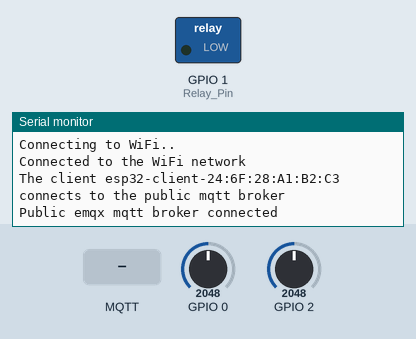
Recording of a sketch running on a simulated ESP32-C3. Parts: switched loads named in the sketch (green lamp = pin HIGH), the last lines printed to the serial monitor. The test bench sets the inputs (shaded band); at power-on: GPIO 0 = 2048, GPIO 2 = 2048 (analog values on the 0–4095 scale). WiFi joins after 1.5 s; servers stay silent unless stated; no MQTT or app messages arrive unless stated.

Above: at 2.7 s.
2.8 s: MQTT message "1" arrives on the first subscribed topic
At 3.9 s:
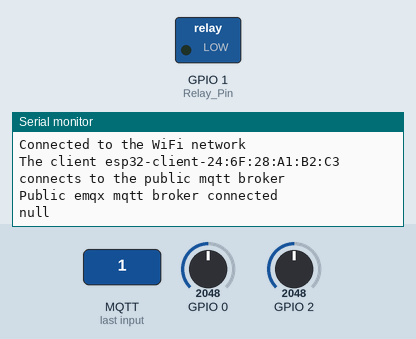
4.3 s: MQTT message "on" arrives on the first subscribed topic
At 5.3 s:
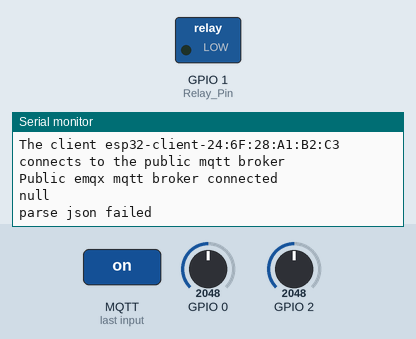

Measured:
- after the input at 2.8 s, the serial monitor: prints a new line after 0.07 s (image 1)
- after the input at 4.3 s, the serial monitor: prints a new line at once (image 2)

The sketch:

ESP32_Motor.ino
```cpp
#include <WiFi.h>
#include <PubSubClient.h>
#include <ArduinoJson.h>

// WiFi
const char *ssid = "myssid"; // Enter your WiFi name
const char *password = "mypassword";  // Enter WiFi password

// MQTT Broker
const char *mqtt_broker = "192.x.x.x";
const char *topic = "Topic/MotorSub";  //消息接受，设定值输入
const char *topic1 = "Topic/CurrentVoltagePub";    //消息发布主题
const char *mqtt_username = "mqtt_username";
const char *mqtt_password = "mqtt_password";
const int mqtt_port = 1883;

int MotorSet;
int Relay_Pin=1;


WiFiClient espClient;
PubSubClient client(espClient);

void setup()
{
  // Set software serial baud to 115200;
  Serial.begin(115200);
//set the resolution to 12 bits (0-4096)
  analogReadResolution(12);
  pinMode(Relay_Pin, OUTPUT);

  // connecting to a WiFi network
  WiFi.begin(ssid, password);
  while (WiFi.status() != WL_CONNECTED)
  {
    delay(500);
    Serial.println("Connecting to WiFi..");
  }
  Serial.println("Connected to the WiFi network");
  //connecting to a mqtt broker
  client.setServer(mqtt_broker, mqtt_port);
  client.setCallback(callback);
  while (!client.connected())
  {
    String client_id = "esp32-client-";
    client_id += String(WiFi.macAddress());
    Serial.printf("The client %s connects to the public mqtt broker\n", client_id.c_str());
    if (client.connect(client_id.c_str(), mqtt_username, mqtt_password))
    {
      Serial.println("Public emqx mqtt broker connected");
    }
    else
    {
      Serial.print("failed with state ");
      Serial.print(client.state());
      delay(2000);
    }
  }
    neopixelWrite(RGB_BUILTIN,0,0,0); // Off / black
  client.subscribe(topic);

}
// Define the callback function
void callback(char* topic, byte* payload, unsigned int length)
{

    //Serial.println(topic);
    //Serial.println((char *)payload);

    //接下来是收到的json字符串的解析
    DynamicJsonDocument doc(100);
    DeserializationError error = deserializeJson(doc, payload);
    if (error)
    {
      Serial.println("parse json failed");
      return;
    }
    JsonObject setAlinkMsgObj = doc.as<JsonObject>();
    serializeJsonPretty(setAlinkMsgObj, Serial);
    Serial.println();

    //这里是一个点灯小逻辑
    MotorSet = setAlinkMsgObj["MotorSet"];
    //Serial.println(SETLUM);
}

void loop()
{
   // read the analog / millivolts value for pin 2:
  int analogCurrent = analogRead(0);
   // read the analog / millivolts value for pin 2:
  int analogVoltage = analogRead(2);

  float Current_Value=((analogCurrent*3.2)/4096);
  float Voltage_Value=((analogVoltage*3.2)/4096)/0.095;

  if(MotorSet==1)
  {
    digitalWrite(Relay_Pin, HIGH);   // 打开继电器
    //Serial.printf("Start:ON\n");
  }
  else if(MotorSet==0)
  {
    digitalWrite(Relay_Pin, LOW);   // 关闭继电器
    //Serial.printf("Start:OFF\n");
  }

   // print out the values you read:
  //Serial.printf("Current_Value = %f\n",Current_Value);
  //Serial.printf("Voltage_Value = %f\n",Voltage_Value);
  //Serial.printf("MotorSet = %d\n",MotorSet);
  //Serial.println(SETLUM);
  // 生成要发送的 JSON 数据
  StaticJsonDocument<200> jsonDoc;
  jsonDoc["Current"] = Current_Value;
  jsonDoc["Voltage"] = Voltage_Value;
  String jsonData;
  serializeJson(jsonDoc, jsonData);

  neopixelWrite(RGB_BUILTIN,RGB_BRIGHTNESS,0,0); // Red
  delay(50);
  neopixelWrite(RGB_BUILTIN,0,0,0); // Off / black
  delay(80);
  client.publish(topic1,jsonData.c_str());
  client.loop();
}
```
